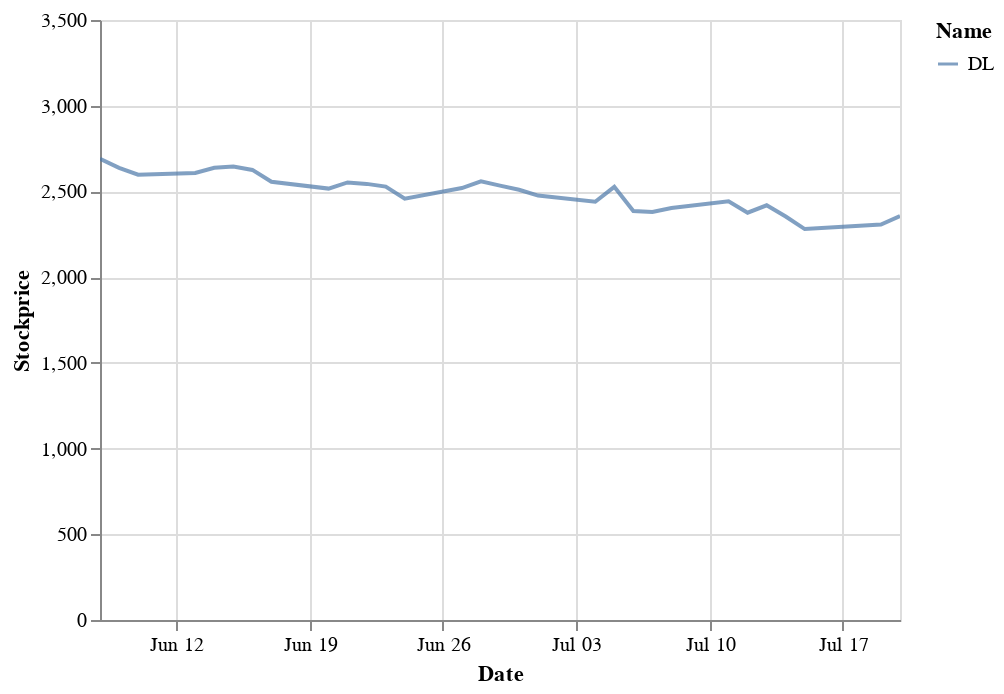

Source (notebook cell):
### Code cell
chart

### Figure 1 — Vega-Lite specification as saved in the notebook (floating-point values rounded to 4 significant figures)
{"config": {"view": {"continuousWidth": 400, "continuousHeight": 300}}, "data": {"name": "data-6eb53165809835b59defae94fb4805b4"}, "mark": {"type": "line", "clip": true, "opacity": 0.7}, "encoding": {"color": {"field": "Name", "type": "nominal"}, "x": {"field": "Date", "type": "temporal"}, "y": {"field": "Stockprice", "scale": {"domain": [0, 3500]}, "stack": null, "type": "quantitative"}}, "$schema": "https://vega.github.io/schema/vega-lite/v4.17.0.json", "datasets": {"data-6eb53165809835b59defae94fb4805b4": [{"Date": "08 June 2022", "Name": "DL", "Stockprice": 2690.0}, {"Date": "09 June 2022", "Name": "DL", "Stockprice": 2638.0}, {"Date": "10 June 2022", "Name": "DL", "Stockprice": 2598.0}, {"Date": "13 June 2022", "Name": "DL", "Stockprice": 2608.0}, {"Date": "14 June 2022", "Name": "DL", "Stockprice": 2638.0}, {"Date": "15 June 2022", "Name": "DL", "Stockprice": 2645.0}, {"Date": "16 June 2022", "Name": "DL", "Stockprice": 2626.0}, {"Date": "17 June 2022", "Name": "DL", "Stockprice": 2556.0}, {"Date": "20 June 2022", "Name": "DL", "Stockprice": 2516.0}, {"Date": "21 June 2022", "Name": "DL", "Stockprice": 2552.0}, {"Date": "22 June 2022", "Name": "DL", "Stockprice": 2544.0}, {"Date": "23 June 2022", "Name": "DL", "Stockprice": 2528.0}, {"Date": "24 June 2022", "Name": "DL", "Stockprice": 2458.0}, {"Date": "27 June 2022", "Name": "DL", "Stockprice": 2520.0}, {"Date": "28 June 2022", "Name": "DL", "Stockprice": 2558.0}, {"Date": "29 June 2022", "Name": "DL", "Stockprice": 2534.0}, {"Date": "30 June 2022", "Name": "DL", "Stockprice": 2510.0}, {"Date": "01 July 2022", "Name": "DL", "Stockprice": 2476.0}, {"Date": "04 July 2022", "Name": "DL", "Stockprice": 2440.0}, {"Date": "05 July 2022", "Name": "DL", "Stockprice": 2526.0}, {"Date": "06 July 2022", "Name": "DL", "Stockprice": 2386.0}, {"Date": "07 July 2022", "Name": "DL", "Stockprice": 2380.0}, {"Date": "08 July 2022", "Name": "DL", "Stockprice": 2403.0}, {"Date": "11 July 2022", "Name": "DL", "Stockprice": 2442.0}, {"Date": "12 July 2022", "Name": "DL", "Stockprice": 2376.0}, {"Date": "13 July 2022", "Name": "DL", "Stockprice": 2419.0}, {"Date": "14 July 2022", "Name": "DL", "Stockprice": 2354.0}, {"Date": "15 July 2022", "Name": "DL", "Stockprice": 2280.0}, {"Date": "19 July 2022", "Name": "DL", "Stockprice": 2307.0}, {"Date": "20 July 2022", "Name": "DL", "Stockprice": 2356.0}]}}
